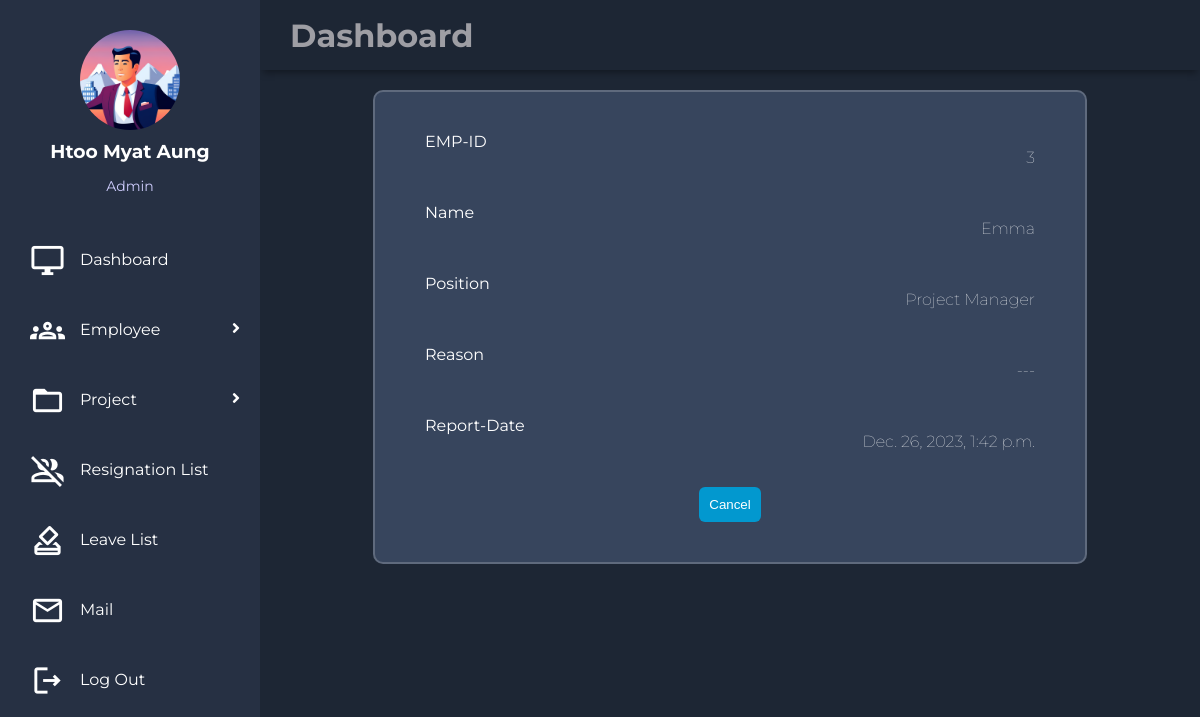
Page /ems/res/detail/16/ (signed in) on the committed database.
### EMS_HR/models.py (models this page shows, shortened)
class empdetailModel(models.Model):
    id = models.AutoField(primary_key=True)
    name = models.CharField(max_length=50)
    address = models.TextField()
    birthday = models.DateField()
    image = models.ImageField()
    user = models.OneToOneField(User, on_delete=models.CASCADE)

class empcreateModel(models.Model):
    id = models.AutoField(primary_key=True)
    user = models.OneToOneField(User, on_delete=models.CASCADE)
    phone = models.CharField(max_length=16)
    salary = models.CharField(max_length=50)
    position = models.ForeignKey(positionModel, on_delete=models.CASCADE, default=None)
    gender = models.ForeignKey(genderModel, on_delete=models.CASCADE, default=None)
    image = models.ImageField(default=None, blank=True)
    create_at = models.DateTimeField(default=None)

class positionModel(models.Model):
    name = models.CharField(max_length=50)

class resModel(models.Model):
    empid = models.IntegerField(default=None)
    name = models.CharField(max_length=50)
    position = models.ForeignKey(positionModel, on_delete=models.CASCADE, default=None)
    description = models.TextField(default=None)
    status = models.CharField(max_length=12,default='pending')
    author = models.ForeignKey(User, on_delete=models.CASCADE, default=None)
    create_at = models.DateTimeField(default=None)

### EMS_HR/views.py (the view)
# urls.py: path('res/detail/<int:post_id>/', res_detail),
@permission_required('EMS_HR.view_resmodel', login_url='login')
def res_detail(request,post_id):
    res = resModel.objects.get(id=post_id)
    return render(request,'res_detail.html',{'res':res})

### utils/context_processor.py (called while the page is built)
def profile(request):
    try:
        userdetail = empdetailModel.objects.get(user_id = request.user.id)
        return {'userdetail':userdetail}
    except Exception:
        return {'userdetail':None}

def create(request):
    try:
        empdetail = empcreateModel.objects.get(user_id = request.user.id)
        return {'empdetail':empdetail}
    except Exception:
        return {'empdetail':None}

### EMS_HR/templates/res_detail.html (shortened to what this page needs)
{% extends "base.html" %}
{% block body %}
{% load static %}
<link rel="stylesheet" href="{%static 'css/style4.css'%}">
<div class="main-container">
    <div class="box">
        <div class="box-detail">
            <div class="detail">
                <label>EMP-ID</label>
                <p>{{res.empid}}</p>
            </div>
            <div class="detail">
                <label>Name</label>
                <p>{{res.name}}</p>
            </div>
            <div class="detail">
                <label>Position</label>
                <p>{{res.position.name}}</p>
            </div>
            <div class="detail">
                <label>Reason</label>
                <p>{{res.description}}</p>
            </div>
            <div class="detail">
                <label>Report-Date</label>
                <p>{{res.create_at}}</p>
            </div>
            <div class="button">
                <a href="/ems/res/view"><button>Cancel</button></a>
            </div>
        </div>
    </div>
</div>
{% endblock %}

### templates/sidebar.html (shortened to what this page needs)
{% load static %}
<!DOCTYPE html>
<html>
    <body>
      <aside id="sidebar">
        {%if userdetail.image %}
		    <div class="profile">
                <a href="/ems/profile/create/"><img src="{{ userdetail.image.url }}"></a>
                <h3>{{ userdetail.name}}</h3>
                <p>{{ empdetail.position.name }}</p>
            </div>
            {% else %}
            <div class="profile">
                <a href="/ems/profile/create"><img src="{% static 'images/profile.jpg' %}"></a>
            </div>
            {% endif %}
        <div class="menu">
            <div class="item"><a href="/ems/dashboard"><span class="material-icons-outlined">desktop_windows</span>Dashboard</a></div>
            {% if empdetail.position.name == "Admin" %}
            <div class="item"><a class="sub-btn"><span class="material-icons-outlined">groups</span>Employee
                <i class="fas fa-angle-right dropdown"></i>
                </a>
            </div>
            {% endif %}
            {% if empdetail.position.name == "Admin"%}
            <div class="item" ><a class="sub-btn"><span class="material-icons-outlined">folder_open</span>Project
                <i class="fas fa-angle-right dropdown"></i>
                </a>
            </div>
            {% endif %}
            {% if empdetail.position.name == "Admin" %}
            <div class="item"><a href="/ems/res/view"><span class="material-icons-outlined">group_off</span>Resignation List</a></div>
            <div class="item"><a href="/ems/leave/view"><span class="material-icons-outlined">how_to_vote</span>Leave List</a></div>
            {% elif empdetail.position.name == "Manager" %}
            <div class="item"><a href="/ems/res/create"><span class="material-icons-outlined">group_off</span>Resignation</a></div>
            <div class="item"><a href="/ems/leave/create"><span class="material-icons-outlined">how_to_vote</span>Leave</a></div>
            {% elif empdetail.position.name == "Project Manager" %}
            <div class="item"><a href="/ems/res/create"><span class="material-icons-outlined">group_off</span>Resignation</a></div>
            <div class="item"><a href="/ems/leave/create"><span class="material-icons-outlined">how_to_vote</span>Leave</a></div>
            {% elif empdetail.position.name == "Developer" %}
            <div class="item"><a href="/ems/res/create"><span class="material-icons-outlined">group_off</span>Resignation</a></div>
            <div class="item"><a href="/ems/leave/create"><span class="material-icons-outlined">how_to_vote</span>Leave</a></div>
            {% endif %}
            {% if empdetail.position.name == "Admin" %}
            <div class="item"><a href="/ems/mail"><span class="material-icons-outlined">email</span>Mail</a></div>
            {% elif empdetail.position.name == "Manager" %}
            <div class="item"><a href="/ems/mail"><span class="material-icons-outlined">email</span>Mail</a></div>
            {% elif empdetail.position.name == "Developer" %}
            <div class="item"><a href="/ems/mail"><span class="material-icons-outlined">email</span>Mail</a></div>
            {% elif empdetail.position.name == "Project Manager" %}
            <div class="item"><a href="/ems/mail"><span class="material-icons-outlined">email</span>Mail</a></div>
            {% endif %}
            <div class="item"><a href="/logout"><span class="material-icons-outlined">logout</span>Log Out</a></div>
        </div>
       </aside>
    </body>
</html>

### static/css/style1.css (style rules this page uses)
body { margin: 0; padding: 0; background-color: #1d2634; color: #9e9ea4; font-family: 'Montserrat', sans-serif; }
.material-icons-outlined { vertical-align: middle; line-height: 1px; font-size: 35px; }
.menu { width:100%; }
#sidebar { grid-area: sidebar; height: 100%; background-color: #263043; overflow-y: auto; transition: all 0.5s; -webkit-transition: all 0.5s; }
.main-container { grid-area: main; overflow-y: auto; padding: 20px 20px; color: rgba(255, 255, 255, 0.95); }
#sidebar .menu { width: 100%; margin-top: 30px; }
#sidebar .menu .item { position: relative; cursor: pointer; }
#sidebar .menu .item a { color: #fff; font-size: 16px; text-decoration: none; display: block; padding: 5px 30px; line-height: 60px; }
#sidebar .menu .item i { margin-right: 15px; }
.item span { margin-right:15px; }
#sidebar .menu .item a .dropdown { position: absolute; right: 0; margin: 20px; transition: 0.3s ease; }
.profile { margin-top:30px; margin-bottom:15px; text-align:center; }
.profile img { display:block; width: 100px; height:100px; border-radius: 50%; margin: 0 auto; }
.profile h3 { color: #ffffff; margin:10px 0 5px; }
.profile p { color:rgba(206,204,253); font-size:14px; }

### static/css/style4.css (style rules this page uses)
.box { display:flex; justify-content:center; text-align:center; width:100%; height:auto; box-sizing:border-box; }
.box-detail { width:70%; background-color:#37455d; border:2px solid rgba(255, 255, 255, .2); color:#fff; border-radius: 10px; padding:30px 40px; }
.detail { display:flex; justify-content:space-between; padding:10px; }
.detail >p { font-size:medium; font-weight:100; }
button { outline:none; border:none; cursor:pointer; border-radius:6px; padding:10px; color:#fff; background-color:#0298cf; }
.button { padding:10px; }

### rows in the picture
empdetailModel: image (picture), name "Htoo Myat Aung"
empcreateModel: position.name "Admin"
resModel: empid "3", name "Emma", position.name "Project Manager", description "---", create_at "Dec. 26, 2023, 1:42 p.m."
